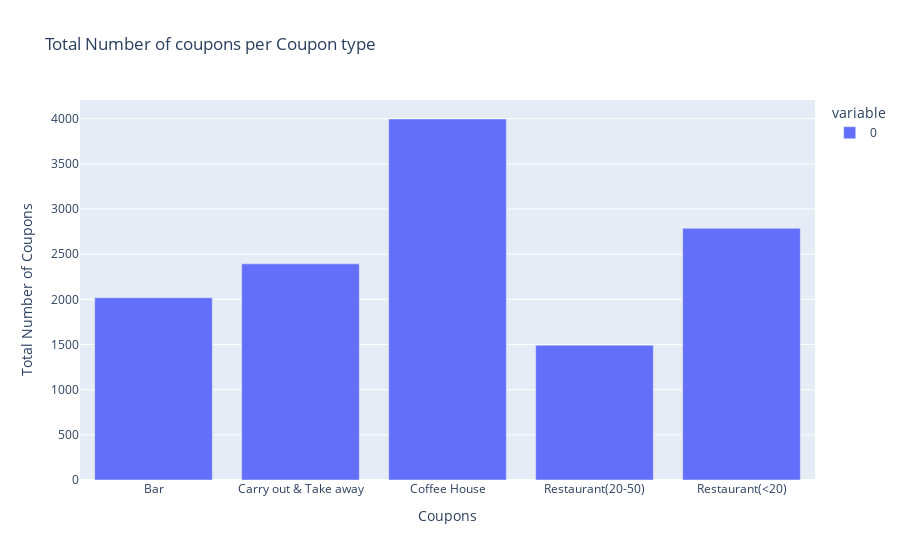

Notebook code cell kept with this figure:
### Markdown cell above
5. Use a bar plot to visualize the `coupon` column.

### Code cell
ds = data.groupby('coupon').size();
ds.columns = {'Coupons', 'total count'}
px.bar(ds, labels={'coupon': 'Coupons', 'value':'Total Number of Coupons'}, title="Total Number of coupons per Coupon type")

### Figure 1 — Plotly figure (JSON) as saved in the notebook; plotly's stock layout.template omitted (floating-point values rounded to 4 significant figures)
{"data": [{"alignmentgroup": "True", "hovertemplate": "variable=0<br>Coupons=%{x}<br>Total Number of Coupons=%{y}<extra></extra>", "legendgroup": "0", "marker": {"color": "#636efa", "pattern": {"shape": ""}}, "name": "0", "offsetgroup": "0", "orientation": "v", "showlegend": true, "textposition": "auto", "type": "bar", "x": ["Bar", "Carry out & Take away", "Coffee House", "Restaurant(20-50)", "Restaurant(<20)"], "xaxis": "x", "y": [2017, 2393, 3996, 1492, 2786], "yaxis": "y"}], "layout": {"autosize": true, "barmode": "relative", "legend": {"title": {"text": "variable"}, "tracegroupgap": 0}, "title": {"text": "Total Number of coupons per Coupon type"}, "xaxis": {"anchor": "y", "autorange": true, "domain": [0, 1], "range": [-0.5, 4.5], "title": {"text": "Coupons"}, "type": "category"}, "yaxis": {"anchor": "x", "autorange": true, "domain": [0, 1], "range": [0, 4206.0], "title": {"text": "Total Number of Coupons"}, "type": "linear"}}}
